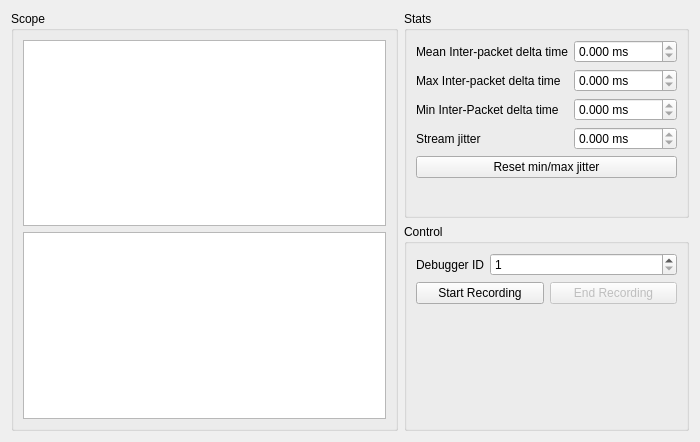
<?xml version="1.0" encoding="UTF-8"?>
<ui version="4.0">
 <class>DebuggerWindow</class>
 <widget class="QWidget" name="DebuggerWindow">
  <property name="geometry">
   <rect>
    <x>0</x>
    <y>0</y>
    <width>700</width>
    <height>442</height>
   </rect>
  </property>
  <property name="windowTitle">
   <string>DebuggerWindow</string>
  </property>
  <layout class="QGridLayout" name="gridLayout">
   <item row="0" column="0" rowspan="2">
    <widget class="QGroupBox" name="groupBox">
     <property name="title">
      <string>Scope</string>
     </property>
     <layout class="QGridLayout" name="gridLayout_2">
      <item row="0" column="0">
       <widget class="QGraphicsView" name="stream_view"/>
      </item>
      <item row="1" column="0">
       <widget class="QGraphicsView" name="delta_view"/>
      </item>
     </layout>
    </widget>
   </item>
   <item row="0" column="1">
    <widget class="QGroupBox" name="groupBox_2">
     <property name="title">
      <string>Stats</string>
     </property>
     <layout class="QFormLayout" name="formLayout_2">
      <item row="0" column="0">
       <widget class="QLabel" name="label_2">
        <property name="text">
         <string>Mean Inter-packet delta time</string>
        </property>
       </widget>
      </item>
      <item row="1" column="0">
       <widget class="QLabel" name="label_3">
        <property name="text">
         <string>Max Inter-packet delta time</string>
        </property>
       </widget>
      </item>
      <item row="2" column="0">
       <widget class="QLabel" name="label_4">
        <property name="text">
         <string>Min Inter-Packet delta time</string>
        </property>
       </widget>
      </item>
      <item row="3" column="0">
       <widget class="QLabel" name="label_5">
        <property name="text">
         <string>Stream jitter</string>
        </property>
       </widget>
      </item>
      <item row="0" column="1">
       <widget class="QDoubleSpinBox" name="mean_delta">
        <property name="readOnly">
         <bool>true</bool>
        </property>
        <property name="suffix">
         <string> ms</string>
        </property>
        <property name="decimals">
         <number>3</number>
        </property>
        <property name="maximum">
         <double>99999.000000000000000</double>
        </property>
       </widget>
      </item>
      <item row="1" column="1">
       <widget class="QDoubleSpinBox" name="max_delta">
        <property name="readOnly">
         <bool>true</bool>
        </property>
        <property name="suffix">
         <string> ms</string>
        </property>
        <property name="decimals">
         <number>3</number>
        </property>
        <property name="maximum">
         <double>99999.000000000000000</double>
        </property>
       </widget>
      </item>
      <item row="2" column="1">
       <widget class="QDoubleSpinBox" name="min_delta">
        <property name="readOnly">
         <bool>true</bool>
        </property>
        <property name="suffix">
         <string> ms</string>
        </property>
        <property name="decimals">
         <number>3</number>
        </property>
        <property name="maximum">
         <double>99999.000000000000000</double>
        </property>
       </widget>
      </item>
      <item row="3" column="1">
       <widget class="QDoubleSpinBox" name="jitter">
        <property name="readOnly">
         <bool>true</bool>
        </property>
        <property name="suffix">
         <string> ms</string>
        </property>
        <property name="decimals">
         <number>3</number>
        </property>
        <property name="maximum">
         <double>99999.000000000000000</double>
        </property>
       </widget>
      </item>
      <item row="4" column="0" colspan="2">
       <widget class="QPushButton" name="min_max_rst">
        <property name="text">
         <string>Reset min/max jitter</string>
        </property>
       </widget>
      </item>
     </layout>
    </widget>
   </item>
   <item row="1" column="1">
    <widget class="QGroupBox" name="groupBox_3">
     <property name="title">
      <string>Control</string>
     </property>
     <layout class="QFormLayout" name="formLayout">
      <item row="0" column="0">
       <widget class="QLabel" name="label">
        <property name="text">
         <string>Debugger ID</string>
        </property>
       </widget>
      </item>
      <item row="0" column="1">
       <widget class="QSpinBox" name="self_id">
        <property name="minimum">
         <number>1</number>
        </property>
        <property name="maximum">
         <number>65535</number>
        </property>
        <property name="value">
         <number>1</number>
        </property>
       </widget>
      </item>
      <item row="1" column="0" colspan="2">
       <layout class="QHBoxLayout" name="horizontalLayout">
        <property name="leftMargin">
         <number>0</number>
        </property>
        <property name="topMargin">
         <number>0</number>
        </property>
        <item>
         <widget class="QPushButton" name="rec_start">
          <property name="text">
           <string>Start Recording</string>
          </property>
         </widget>
        </item>
        <item>
         <widget class="QPushButton" name="rec_stop">
          <property name="enabled">
           <bool>false</bool>
          </property>
          <property name="text">
           <string>End Recording</string>
          </property>
         </widget>
        </item>
       </layout>
      </item>
     </layout>
    </widget>
   </item>
  </layout>
 </widget>
 <resources/>
 <connections/>
</ui>
